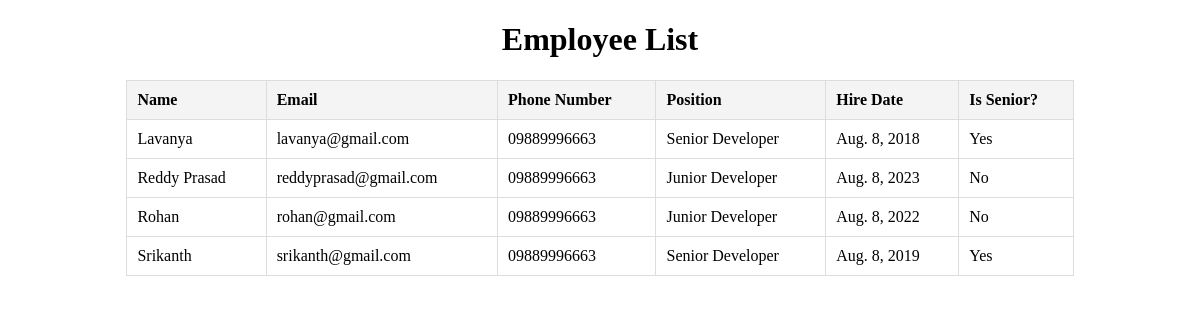
Screenshot of /people/employees/ with the database file from the repository.
### people/models.py (models this page shows, shortened)
class Person(models.Model):
    name = models.CharField(max_length=100)
    email = models.EmailField(unique=True)
    phone_number = models.CharField(max_length=15)
    date_of_birth = models.DateField()
    class Meta:
        abstract = True

class Employee(Person):
    employee_id = models.CharField(max_length=10, unique=True)
    position = models.CharField(max_length=50)
    hire_date = models.DateField()

### people/views.py (the view)
# urls.py: path('employees/', views.EmployeeListView.as_view(), name='employee_list'),
class EmployeeListView(ListView):
    model = EmployeeProxy
    template_name = 'people/employee_list.html'
    context_object_name = 'employees'

### people/models.py (called while the page is built)
    def is_senior(self):
        from datetime import date
        return (date.today() - self.hire_date).days > 5 * 365

### people/templates/people/employee_list.html (shortened to what this page needs)
<!DOCTYPE html>
<html lang="en">
<head>
</head>
<body>
    <h1 style="text-align: center;">Employee List</h1>
    <table>
        <thead>
            <tr>
                <th>Name</th>
                <th>Email</th>
                <th>Phone Number</th>
                <th>Position</th>
                <th>Hire Date</th>
                <th>Is Senior?</th>
            </tr>
        </thead>
        <tbody>
            {% for employee in employees %}
            <tr>
                <td>{{ employee.name }}</td>
                <td>{{ employee.email }}</td>
                <td>{{ employee.phone_number }}</td>
                <td>{{ employee.position }}</td>
                <td>{{ employee.hire_date }}</td>
                <td>{% if employee.is_senior %}Yes{% else %}No{% endif %}</td>
            </tr>
            {% endfor %}
        </tbody>
    </table>
</body>
</html>

### people/templates/people/employee_list.html (style rules this page uses)
table { width: 80%; margin: 0 auto; border-collapse: collapse; }
th, td { padding: 10px; text-align: left; border: 1px solid #ddd; }
th { background-color: #f4f4f4; }

### rows the page displays
Employee: name "Lavanya", email "lavanya@gmail.com", phone_number "09889996663", position "Senior Developer", hire_date "Aug. 8, 2018", shows "Yes"
Employee: name "Reddy Prasad", email "reddyprasad@gmail.com", phone_number "09889996663", position "Junior Developer", hire_date "Aug. 8, 2023", shows "No"
Employee: name "Rohan", email "rohan@gmail.com", phone_number "09889996663", position "Junior Developer", hire_date "Aug. 8, 2022", shows "No"
Employee: name "Srikanth", email "srikanth@gmail.com", phone_number "09889996663", position "Senior Developer", hire_date "Aug. 8, 2019", shows "Yes"
